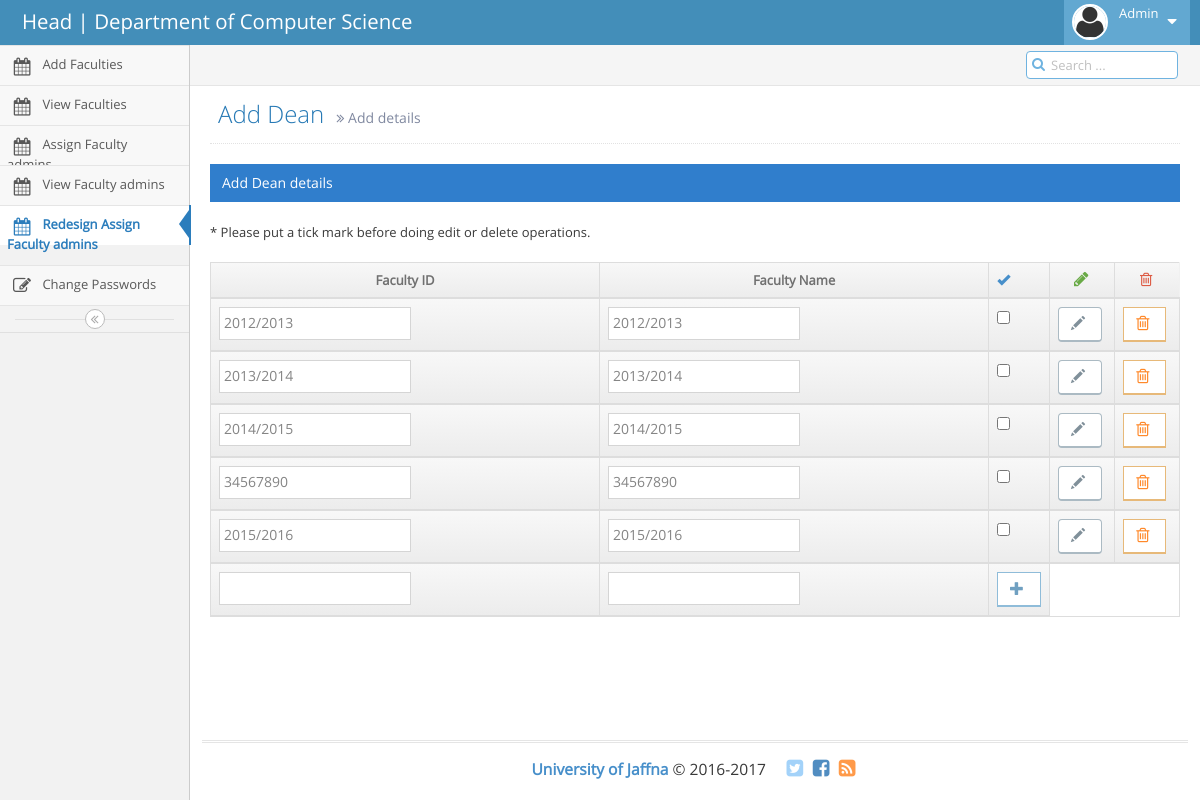
The page /su_redesign_faculty_admins.php on the database its author committed.
### tables this page shows
CREATE TABLE `ac_year` (
  `id` int(11) NOT NULL,
  `year` varchar(10) NOT NULL,
  `dep_id` int(5) NOT NULL
);

### su_redesign_faculty_admins.php (the view, shortened to what this page needs)
<!DOCTYPE html>
<html lang="en">
	<head>
		<link rel="stylesheet" href="assets/css/bootstrap.min.css" />
		<link rel="stylesheet" href="assets/font-awesome/4.5.0/css/font-awesome.min.css" />
		<link rel="stylesheet" href="assets/css/ace.min.css" class="ace-main-stylesheet" id="main-ace-style" />
		<link rel="stylesheet" href="assets/css/ace-skins.min.css" />
		<link rel="stylesheet" href="assets/css/ace-rtl.min.css" />
	</head>
	<body class="no-skin">
		<div id="navbar" class="navbar navbar-default          ace-save-state">
			<div class="navbar-container ace-save-state" id="navbar-container">
				<div class="navbar-header pull-left">
					<a href="index.html" class="navbar-brand">
						<small>
							Head | Department of Computer Science
						</small>
					</a>
				</div>
				<div class="navbar-buttons navbar-header pull-right" role="navigation">
					<ul class="nav ace-nav">
						<li class="light-blue dropdown-modal">
							<a data-toggle="dropdown" href="#" class="dropdown-toggle">
								<img class="nav-user-photo" src="assets/images/avatars/avatar2.png" alt="Jason's Photo" />
								<span class="user-info">
									Admin
								</span>
								<i class="ace-icon fa fa-caret-down"></i>
							</a>
						</li>
					</ul>
				</div>
			</div>
		</div>
		<div class="main-container ace-save-state" id="main-container">
			<div id="sidebar" class="sidebar                  responsive                    ace-save-state">
				<ul class="nav nav-list">
					<li class="">
						<a href="Add_Academic_year_tables_Copy.php">
							<i class="menu-icon fa fa-calendar"></i>
							<span class="menu-text">Add Faculties</span>
						</a>
					</li>
					<li class="">
						<a href="Add_Academic_year_tables_Copy3.php">
							<i class="menu-icon fa fa-calendar"></i>
							<span class="menu-text">View Faculties</span>
						</a>
					</li>
					<li class="">
						<a href="Add_Academic_year_tables_Copy4.php">
							<i class="menu-icon fa fa-calendar"></i>
							<span class="menu-text">Assign Faculty admins</span>
						</a>
					</li>
					<li class="">
						<a href="Add_Academic_year_tables_Copy5.php">
							<i class="menu-icon fa fa-calendar"></i>
							<span class="menu-text">View Faculty admins</span>
						</a>
					</li>
					<li class="active">
						<a href="Add_Academic_year_tables_Copy6.php">
							<i class="menu-icon fa fa-calendar"></i>
							<span class="menu-text">Redesign Assign</span><br>
							Faculty admins
						</a>
					</li><br>
					<li class="">
						<a href="Add_Academic_year_tables_Copy2.php">
						<i class="menu-icon fa fa-pencil-square-o"></i>
							<span class="menu-text">Change Passwords</span>
						</a>
					</li>
				</ul>
				<div class="sidebar-toggle sidebar-collapse" id="sidebar-collapse">
					<i id="sidebar-toggle-icon" class="ace-icon fa fa-angle-double-left ace-save-state" data-icon1="ace-icon fa fa-angle-double-left" data-icon2="ace-icon fa fa-angle-double-right"></i>
				</div>
			</div>
			<div class="main-content">
				<div class="main-content-inner">
					<div class="breadcrumbs ace-save-state" id="breadcrumbs">
						<div class="nav-search" id="nav-search">
							<form class="form-search">
								<span class="input-icon">
									<input type="text" placeholder="Search ..." class="nav-search-input" id="nav-search-input" autocomplete="off" />
									<i class="ace-icon fa fa-search nav-search-icon"></i>
								</span>
							</form>
						</div>
					</div>
					<div class="page-content">
<div class="page-header">
							<h1>
								Add Dean
								<small>
									<i class="ace-icon fa fa-angle-double-right"></i>
									Add details
								</small>
							</h1>
						</div>
						<div class="row">
							<div class="col-xs-12">
								<div class="row">
									<div class="col-xs-12">
										<div class="clearfix">
										</div>
										<div class="table-header">
											Add Dean details
										</div>
											<br>
											* Please put a tick mark before doing edit or delete operations.
										<div align="center"  >
<html>
<body>
<center>
<br>
<?php
$query ="SELECT * FROM ac_year";
$result=mysql_query($query);
$i =0;
?>
<form  action="<?php echo $_SERVER['PHP_SELF']; ?>" method="POST" >
<table id="simple-table" class="table  table-bordered table-hover">
											<thead>
  <tr>
   <th width="600"> <div align="center">Faculty ID</div></th>
    <th width="600"> <div align="center">Faculty Name</div></th>
    <span class="green">
	<th  width="20"> <div ><a class="blue" href="#"><i class="ace-icon glyphicon glyphicon-ok"></i></a> </div></th>
    <th width="70"> <div align="center"><a class="green" href="#"><i class="ace-icon fa fa-pencil bigger-130"></i></a> </div></th></span>
    <th width="70"> <div align="center"><a class="red" href="#"><i class="ace-icon fa fa-trash-o bigger-120"></i></a> </div></th>
  </tr>
<?php
while($query_row =mysql_fetch_array($result))
   {
	   echo "<td>";
	   echo '<input type="text" value ="'.$query_row['year'].'" name ="fn'.$i.'"/>';
	   echo "</td>";
	   echo "<td>";
	   echo '<input type="text" value ="'.$query_row['year'].'" name ="fn'.$i.'"/>';
	   echo "</td>";
			echo "<td>";
	    echo '<input type="checkbox" name="check-all'.$i.'" />';
	    echo "</td>";
echo "<td>";
		 echo '<button class="btn btn-white btn-default btn-round" name ="updatebtn'.$i.'" >
												<i class="ace-icon glyphicon glyphicon-pencil"></i>
											</button>';
	    echo "</td>";
	    echo "<td>";
		 echo '<button class="btn btn-white btn-warning btn-bold" name ="deletebtn'.$i.'" >
												<i class="ace-icon fa fa-trash-o bigger-120 orange"></i>
											</button>';
	    echo "</td>";
		$i++;
   }
   echo "<tr>";
    echo "<td>";
    echo '<input type ="text" name = "txtfn"/>';
    echo "</td>";
	 echo "<td>";
    echo '<input type ="text" name = "txtfn"/>';
    echo "</td>";
    echo "<td>";
	echo'<button class="btn btn-white btn-info btn-bold" type ="submit" name ="addbtn">
												<i class="ace-icon glyphicon glyphicon-plus"></i>
											</button>';
    echo "</td>";
   echo "</tr>";
?>
</thead>
</table>
</form>
</center>
</body>
</html>
										</div>
									</div>
								</div>
							</div>
						</div>
					</div>
				</div>
			</div>
			<div class="footer">
				<div class="footer-inner">
					<div class="footer-content">
						<span class="bigger-120">
							<span class="blue bolder">University of Jaffna</span> &copy; 2016-2017
						</span>
						<span class="action-buttons">
							<a href="#">
								<i class="ace-icon fa fa-twitter-square light-blue bigger-150"></i>
							</a>
							<a href="#">
								<i class="ace-icon fa fa-facebook-square text-primary bigger-150"></i>
							</a>
							<a href="#">
								<i class="ace-icon fa fa-rss-square orange bigger-150"></i>
							</a>
						</span>
					</div>
				</div>
			</div>
		</div>
	</body>
</html>

### rows shown on the page
ac_year: year "2012/2013"
ac_year: fn1 "2013/2014"
ac_year: year "2014/2015"
ac_year: year "34567890"
ac_year: year "2015/2016"
